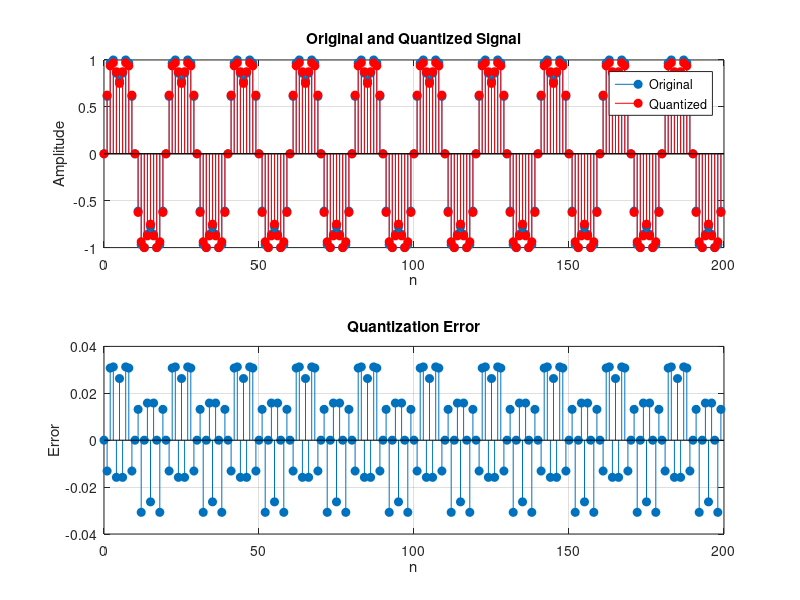

Write MATLAB code to recreate this figure.
clc;
clear all;
close all;

% Quantization of a signal and SNR calculation
n = 0:199;
x = sin(0.1*pi*n) + 0.3*sin(0.3*pi*n);

bits = input('Enter the number of quantization bits (e.g., 4): ');

% Normalize to [-1, 1]
x_norm = x / max(abs(x));

% Quantize
L = 2^bits;
step = 2/L;
xq = round(x_norm/step)*step;

% Clipping
xq(xq > 1-step/2) = 1-step/2;
xq(xq < -1) = -1;

% Signal power and noise power
signal_power = mean(x_norm.^2);
noise = x_norm - xq;
noise_power = mean(noise.^2) + eps;
snr = 10*log10(signal_power/noise_power);

fprintf('Number of levels: %d\n', L);
fprintf('Quantization step size: %.4f\n', step);
fprintf('SNR: %.2f dB\n', snr);
fprintf('Theoretical SNR ~ 6.02*bits + 1.76 = %.2f dB\n', 6.02*bits + 1.76);

figure;
subplot(2,1,1);
stem(n, x_norm, 'filled'); hold on;
stem(n, xq, 'r', 'filled');
title('Original and Quantized Signal');
legend('Original', 'Quantized');
xlabel('n'); ylabel('Amplitude'); grid on;

subplot(2,1,2);
stem(n, noise, 'filled');
title('Quantization Error');
xlabel('n'); ylabel('Error'); grid on;
